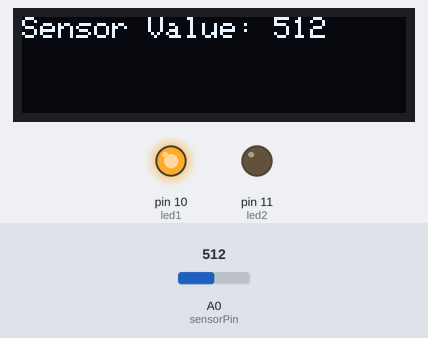
This sketch was run on a simulated Arduino Uno, built with avr-gcc and run on an emulated ATmega328P. On the bench: 128×32 one-colour display, output pins drawn as LEDs (lit = HIGH). Inputs (shaded band) come from the test bench; at power-on: A0 (sensorPin) = 512. What the sketch prints to the serial monitor is not drawn.

Above: at 1.2 s.
1.3 s: A0 (sensorPin) set to 740
At 1.8 s:
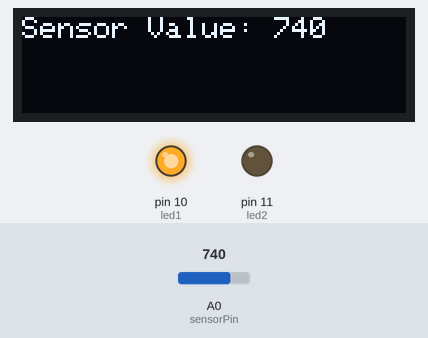
2.8 s: A0 (sensorPin) set to 760
At 3.1 s:
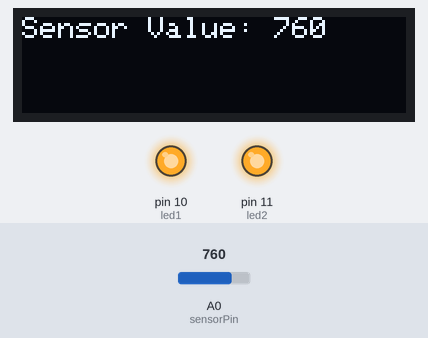
4.3 s: A0 (sensorPin) set to 90
At 5.5 s:
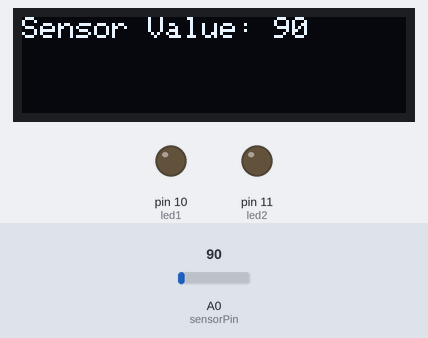
5.8 s: A0 (sensorPin) set to 109
At 6.6 s:
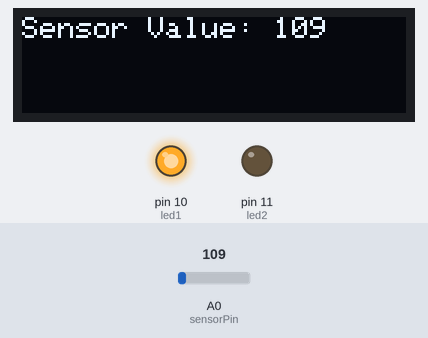
Timing chart, 0 to 8.3 s (numbered marks = the images above; inputs shaded):
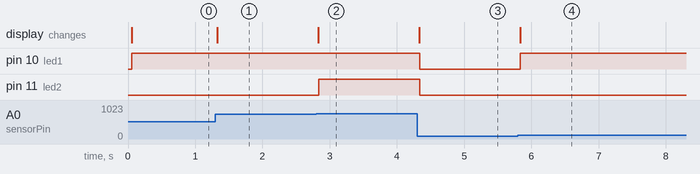

Measured:
- the behaviour switches between 750 and 751 on A0 (sensorPin) (found by bisection; images 1 and 2)
- the behaviour switches between 100 and 101 on A0 (sensorPin) (found by bisection; images 3 and 4)
- after the input at 1.3 s, the display: changes at once (image 1)
- after the input at 2.8 s, pin 11 (led2): LOW → HIGH at once; the display: changes at once (image 2)
- after the input at 4.3 s, pin 10 (led1), pin 11 (led2): HIGH → LOW at once; the display: changes at once (image 3)
- after the input at 5.8 s, pin 10 (led1): LOW → HIGH at once; the display: changes at once (image 4)

The sketch:

sketch.ino
```cpp
#include "RTClib.h"
#include <Wire.h>
#include <Adafruit_GFX.h>
#include <Adafruit_SSD1306.h>


#define SCREEN_I2C_ADDR 0x3D
#define SCREEN_WIDTH 128
#define SCREEN_HEIGHT 32

Adafruit_SSD1306 oled(128, 32, &Wire, -1);

// RTC_DS1307 rtc;
// RTC_PCF8523 rtc;

char daysOfTheWeek[7][12] = {"Sunday", "Monday", "Tuesday", "Wednesday", "Thursday", "Friday", "Saturday"};

// variables
int led1 = 10;
int led2 = 11;
int sensorPin = A0; // analog pin
int SDAPinD = A2; // Display
int SDIPinD = A3; // Display
int SDAPin = A4; // SDA for RTC
int SDIPin = A5; // SDI for RTC
int sensorValue; // to store value

// clock variables
int hourupg;
int minupg;
int yearupg;
int monthupg;
int dayupg;
int menu=0;
const int debounce = 35;

void setup() {
  // put your setup code here, to run once:

  // set up display
  if (!oled.begin(SSD1306_SWITCHCAPVCC, 0x3C)) {
  Serial.println(F("SSD1306 allocation failed"));
  while (true);
  }
  oled.clearDisplay();
  oled.setTextSize(1);
  oled.setTextColor(SSD1306_WHITE);
  oled.setCursor (0, 0);
  oled.print("");
  oled.display();
  // set LED as outputs
  pinMode(led1, OUTPUT);
  pinMode(led2, OUTPUT);

  digitalWrite(led1, LOW);
  digitalWrite(led2, LOW);

  // initialize serial communication
  Serial.begin(9600);

  // #ifndef ESP8266
  // while (!Serial); // wait for serial port to connect. Needed for native USB
  // #endif

  // if (! rtc.begin()) {
  //   Serial.println("Couldn't find RTC");
  //   Serial.flush();
  //   abort();
  // }
}

void loop() {
  // put your main code here, to run repeatedly:
  // read sensor value
  sensorValue = analogRead(sensorPin);
  // DisplayDateTime();

  // Oled.setFont(u8x8_font_chroma48medium8_r);
  // Oled.setCursor(0, 33);
  // Oled.print("Analog Value:");
  // Oled.print(sensorValue);
  // Oled.refreshDisplay();
  // delay(1000);
  oled.clearDisplay();
  oled.setCursor(0, 0);
  oled.print("Sensor Value: ");
  oled.println(sensorValue);
  oled.display();
  // print sensor value
  Serial.print("Sensor Value: ");
  Serial.println(sensorValue);

  // LED directions
  if(sensorValue > 750) {
    digitalWrite(led1, HIGH);
    digitalWrite(led2, HIGH);
  }
  else if(sensorValue <= 750 && sensorValue > 100) {
    digitalWrite(led1, HIGH);
    digitalWrite(led2, LOW);
  }
  else{
    digitalWrite(led1, LOW);
    digitalWrite(led2, LOW);
  }
}

// void DisplayDateTime()
// {
//   // Clock function
//   DateTime now = rtc.now();

//     Serial.print(now.year(), DEC);
//     Serial.print('/');
//     Serial.print(now.month(), DEC);
//     Serial.print('/');
//     Serial.print(now.day(), DEC);
//     Serial.print(" (");
//     Serial.print(daysOfTheWeek[now.dayOfTheWeek()]);
//     Serial.print(") ");
//     Serial.print(now.hour(), DEC);
//     Serial.print(':');
//     Serial.print(now.minute(), DEC);
//     Serial.print(':');
//     Serial.print(now.second(), DEC);
//     Serial.println();

//     Serial.print(" since midnight 1/1/1970 = ");
//     Serial.print(now.unixtime());
//     Serial.print("s = ");
//     Serial.print(now.unixtime() / 86400L);
//     Serial.println("d");
//     delay(30);
// }
```
